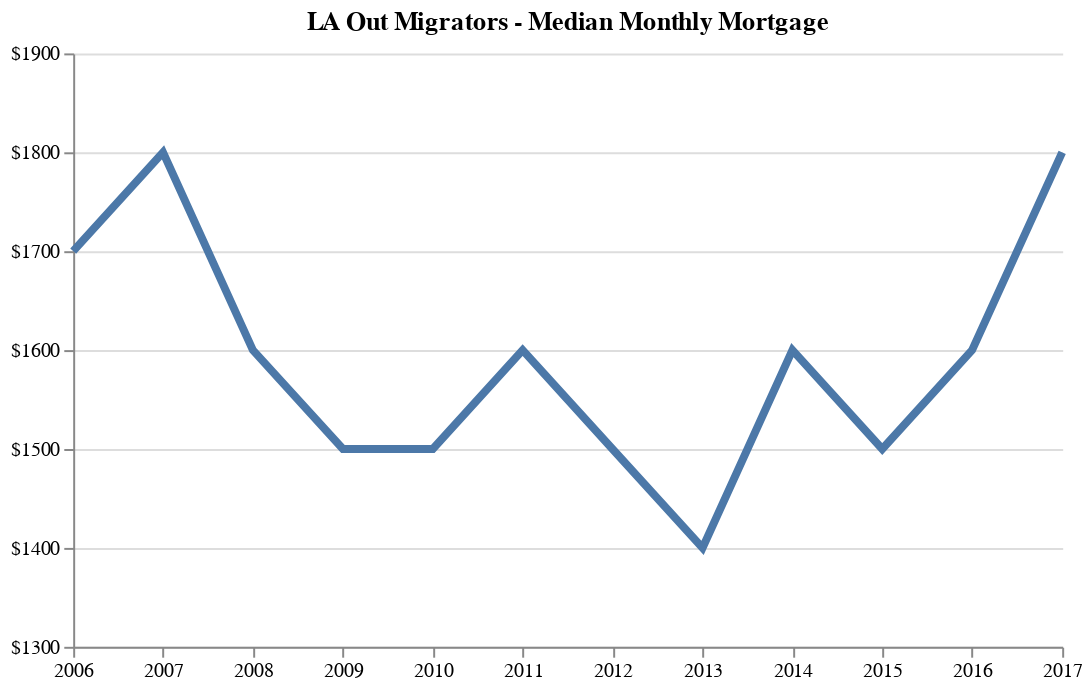

The notebook cell this image was saved under:
### Code cell
line2

### Figure 1 — Vega-Lite specification as saved in the notebook (floating-point values rounded to 4 significant figures)
{"$schema": "https://vega.github.io/schema/vega-lite/v2.6.0.json", "config": {"view": {"height": 300, "strokeWidth": 0, "width": 400}}, "data": {"name": "data-2720102f33e35aaafd7c1b36dd508918"}, "datasets": {"data-2720102f33e35aaafd7c1b36dd508918": [{"Mortgage": 1800, "Year": "2017-01-01T00:00:00"}, {"Mortgage": 1600, "Year": "2016-01-01T00:00:00"}, {"Mortgage": 1500, "Year": "2015-01-01T00:00:00"}, {"Mortgage": 1600, "Year": "2014-01-01T00:00:00"}, {"Mortgage": 1400, "Year": "2013-01-01T00:00:00"}, {"Mortgage": 1500, "Year": "2012-01-01T00:00:00"}, {"Mortgage": 1600, "Year": "2011-01-01T00:00:00"}, {"Mortgage": 1500, "Year": "2010-01-01T00:00:00"}, {"Mortgage": 1500, "Year": "2009-01-01T00:00:00"}, {"Mortgage": 1600, "Year": "2008-01-01T00:00:00"}, {"Mortgage": 1800, "Year": "2007-01-01T00:00:00"}, {"Mortgage": 1700, "Year": "2006-01-01T00:00:00"}]}, "encoding": {"x": {"axis": {"grid": false, "labelFlush": false}, "field": "Year", "title": null, "type": "temporal"}, "y": {"axis": {"format": "$f"}, "field": "Mortgage", "scale": {"domain": [1300, 1900]}, "title": null, "type": "quantitative"}}, "mark": {"strokeWidth": 4, "type": "line"}, "title": "LA Out Migrators - Median Monthly Mortgage", "width": 500}
